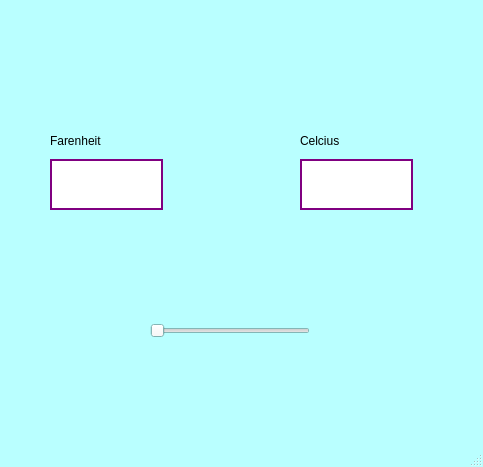
<?xml version="1.0" encoding="UTF-8"?>
<ui version="4.0">
 <class>MainWindow</class>
 <widget class="QMainWindow" name="MainWindow">
  <property name="geometry">
   <rect>
    <x>0</x>
    <y>0</y>
    <width>483</width>
    <height>467</height>
   </rect>
  </property>
  <property name="palette">
   <palette>
    <active>
     <colorrole role="Base">
      <brush brushstyle="SolidPattern">
       <color alpha="255">
        <red>255</red>
        <green>255</green>
        <blue>255</blue>
       </color>
      </brush>
     </colorrole>
     <colorrole role="Window">
      <brush brushstyle="SolidPattern">
       <color alpha="255">
        <red>185</red>
        <green>255</green>
        <blue>255</blue>
       </color>
      </brush>
     </colorrole>
     <colorrole role="Highlight">
      <brush brushstyle="SolidPattern">
       <color alpha="255">
        <red>171</red>
        <green>99</green>
        <blue>215</blue>
       </color>
      </brush>
     </colorrole>
    </active>
    <inactive>
     <colorrole role="Base">
      <brush brushstyle="SolidPattern">
       <color alpha="255">
        <red>255</red>
        <green>255</green>
        <blue>255</blue>
       </color>
      </brush>
     </colorrole>
     <colorrole role="Window">
      <brush brushstyle="SolidPattern">
       <color alpha="255">
        <red>185</red>
        <green>255</green>
        <blue>255</blue>
       </color>
      </brush>
     </colorrole>
     <colorrole role="Highlight">
      <brush brushstyle="SolidPattern">
       <color alpha="255">
        <red>171</red>
        <green>99</green>
        <blue>215</blue>
       </color>
      </brush>
     </colorrole>
    </inactive>
    <disabled>
     <colorrole role="Base">
      <brush brushstyle="SolidPattern">
       <color alpha="255">
        <red>185</red>
        <green>255</green>
        <blue>255</blue>
       </color>
      </brush>
     </colorrole>
     <colorrole role="Window">
      <brush brushstyle="SolidPattern">
       <color alpha="255">
        <red>185</red>
        <green>255</green>
        <blue>255</blue>
       </color>
      </brush>
     </colorrole>
     <colorrole role="Highlight">
      <brush brushstyle="SolidPattern">
       <color alpha="255">
        <red>0</red>
        <green>120</green>
        <blue>215</blue>
       </color>
      </brush>
     </colorrole>
    </disabled>
   </palette>
  </property>
  <property name="windowTitle">
   <string>MainWindow</string>
  </property>
  <widget class="QWidget" name="centralwidget">
   <widget class="QSlider" name="Slider">
    <property name="geometry">
     <rect>
      <x>150</x>
      <y>320</y>
      <width>160</width>
      <height>22</height>
     </rect>
    </property>
    <property name="toolTip">
     <string>Arrastra para seleccion de numero</string>
    </property>
    <property name="statusTip">
     <string>Arrastra para seleccion de numero</string>
    </property>
    <property name="styleSheet">
     <string notr="true"/>
    </property>
    <property name="orientation">
     <enum>Qt::Horizontal</enum>
    </property>
   </widget>
   <widget class="QLineEdit" name="faren">
    <property name="geometry">
     <rect>
      <x>50</x>
      <y>159</y>
      <width>113</width>
      <height>51</height>
     </rect>
    </property>
    <property name="styleSheet">
     <string notr="true">background-color: rgb(255, 255, 255);
border: 2px solid purple;</string>
    </property>
   </widget>
   <widget class="QLineEdit" name="celci">
    <property name="geometry">
     <rect>
      <x>300</x>
      <y>159</y>
      <width>113</width>
      <height>51</height>
     </rect>
    </property>
    <property name="styleSheet">
     <string notr="true">background-color: rgb(255, 255, 255);
border: 2px solid purple;
</string>
    </property>
   </widget>
   <widget class="QLabel" name="label">
    <property name="geometry">
     <rect>
      <x>50</x>
      <y>130</y>
      <width>81</width>
      <height>21</height>
     </rect>
    </property>
    <property name="text">
     <string>Farenheit</string>
    </property>
   </widget>
   <widget class="QLabel" name="label_2">
    <property name="geometry">
     <rect>
      <x>300</x>
      <y>130</y>
      <width>51</width>
      <height>21</height>
     </rect>
    </property>
    <property name="text">
     <string>Celcius</string>
    </property>
   </widget>
   <widget class="QLabel" name="label_3">
    <property name="geometry">
     <rect>
      <x>0</x>
      <y>0</y>
      <width>481</width>
      <height>81</height>
     </rect>
    </property>
    <property name="text">
     <string/>
    </property>
    <property name="pixmap">
     <pixmap resource="recursos_proyecto.qrc">:/LOGOS/Imagenes/uat.png</pixmap>
    </property>
    <property name="scaledContents">
     <bool>true</bool>
    </property>
   </widget>
   <widget class="QLabel" name="label_4">
    <property name="geometry">
     <rect>
      <x>390</x>
      <y>350</y>
      <width>71</width>
      <height>81</height>
     </rect>
    </property>
    <property name="text">
     <string/>
    </property>
    <property name="pixmap">
     <pixmap resource="recursos_proyecto.qrc">:/LOGOS/Imagenes/pngegg.png</pixmap>
    </property>
    <property name="scaledContents">
     <bool>true</bool>
    </property>
   </widget>
  </widget>
  <widget class="QMenuBar" name="menubar">
   <property name="geometry">
    <rect>
     <x>0</x>
     <y>0</y>
     <width>483</width>
     <height>21</height>
    </rect>
   </property>
  </widget>
  <widget class="QStatusBar" name="statusbar"/>
 </widget>
 <resources>
  <include location="recursos_proyecto.qrc"/>
 </resources>
 <connections/>
</ui>
